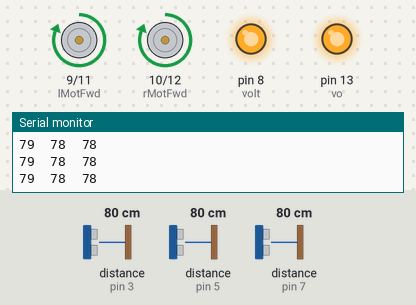
The sketch below on a simulated Arduino Uno, built with avr-gcc and run on an emulated ATmega328P. Shown: motor-driver pin pairs drawn as motors (green arrow = first pin HIGH = forward, orange = second pin HIGH = backward, longer = more drive), output pins drawn as LEDs (lit = HIGH), the last lines printed to the serial monitor. Wiring (inferred from the names in the program): 3 × ultrasonic range finder: trigger pin 2, echo pin 3 / trigger pin 4, echo pin 5 / trigger pin 6, echo pin 7. The test bench sets the inputs (shaded band); at power-on: distance to the obstacle (sensors on pin 5, pin 3, pin 7) 80 cm. The echo pulse lasts 58.3 µs per cm; pins used as bus, display or sensor lines are not drawn.

Above: at 1.2 s.
1.3 s: distance to the obstacle (sensor on pin 5) set to 19 cm
4.3 s: distance to the obstacle (sensor on pin 5) set to 14 cm
At 5.4 s:
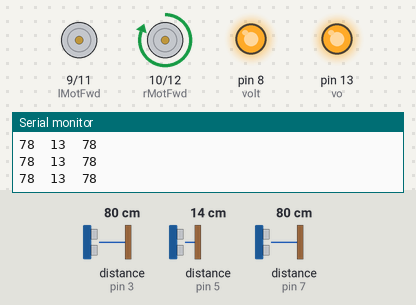
5.8 s: distance to the obstacle (sensor on pin 3) set to 19 cm
7.3 s: distance to the obstacle (sensor on pin 3) set to 15 cm
At 7.8 s:
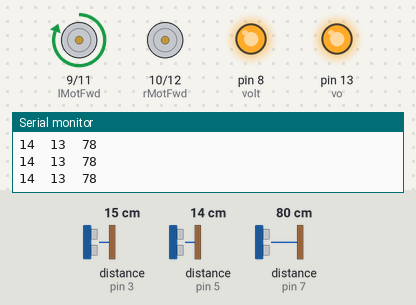
8.8 s: distance to the obstacle (sensor on pin 7) set to 18 cm
10.3 s: distance to the obstacle (sensor on pin 7) set to 15 cm
At 10.9 s:
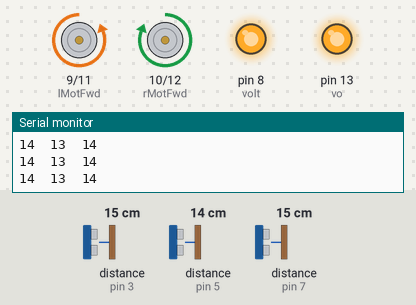
Timing chart, 0 to 12.8 s (numbered marks = the images above; inputs shaded):
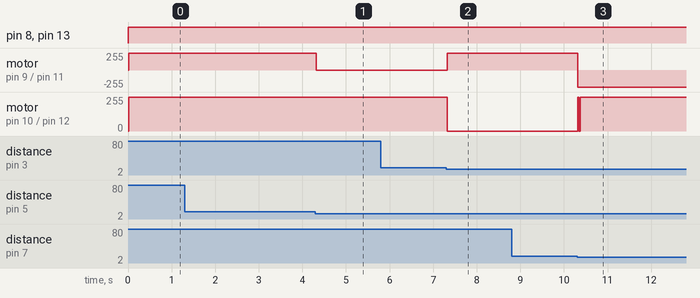

Measured:
- the behaviour switches between 17 and 16 cm on distance to the obstacle (sensor on pin 5) (found by bisection; images 0 and 1)
- the behaviour switches between 18 and 17 cm on distance to the obstacle (sensor on pin 3) (found by bisection; images 1 and 2)
- the behaviour switches between 17 and 16 cm on distance to the obstacle (sensor on pin 7) (found by bisection; images 2 and 3)
- after the input at 4.3 s, motor on pin 9 (lMotFwd) / pin 11 (lMotRev): forward 255/255 → stopped at once
- after the input at 7.3 s, motor on pin 9 (lMotFwd) / pin 11 (lMotRev): stopped → forward 255/255 at once; motor on pin 10 (rMotFwd) / pin 12 (rMotRev): forward 255/255 → stopped at once
- after the input at 10.3 s, motor on pin 9 (lMotFwd) / pin 11 (lMotRev): forward 255/255 → backward 255/255 at once; motor on pin 10 (rMotFwd) / pin 12 (rMotRev): stopped → forward 255/255 at once

The sketch:

CODE.ino
```cpp
const int triggerL = 2; //left
const int echoL = 3; // left
const int triggerM = 4; //middle
const int echoM = 5;// middle
const int triggerR = 6; //Right
const int echoR = 7;//  Right

const int volt=8; // for sensor
int vo=13;
const int lMotFwd=9;
const int rMotFwd=10;
const int lMotRev=11;
const int rMotRev=12;

const int criticalDistance=10; //critical distance
const int touch=5;

long time_taken;
long distM,distL,distR;


void setup() {
Serial.begin(9600);
pinMode(triggerL, OUTPUT);
pinMode(echoL, INPUT);
pinMode(volt,OUTPUT);
pinMode(vo,OUTPUT);
pinMode(triggerM, OUTPUT);
pinMode(echoM, INPUT);
pinMode(triggerR, OUTPUT);
pinMode(echoR, INPUT);


  pinMode(lMotFwd,OUTPUT);
  pinMode(rMotFwd,OUTPUT);
  pinMode(lMotRev,OUTPUT);
  pinMode(rMotRev,OUTPUT);


}

/*###Function to calculate distance###*/
int calculate_distance(int trigger, int echo)
{
digitalWrite(trigger, LOW);
delayMicroseconds(2);
digitalWrite(trigger, HIGH);
delayMicroseconds(10);
digitalWrite(trigger, LOW);

time_taken = pulseIn(echo, HIGH);
int dist= time_taken*0.034/2;
return dist;
}


void reverse()
{
  digitalWrite(lMotRev,HIGH);
  digitalWrite(rMotRev,HIGH);

}
void moveForward()
{
  digitalWrite(lMotFwd,HIGH);
  digitalWrite(rMotFwd,HIGH);

digitalWrite(lMotRev,LOW);
digitalWrite(rMotRev,LOW);
}

void turnLeft()
{
  digitalWrite(lMotFwd,LOW);
  digitalWrite(rMotFwd,HIGH);

digitalWrite(lMotRev,LOW);
digitalWrite(rMotRev,LOW);
}


void turnRight()
{
  digitalWrite(lMotFwd,HIGH);
digitalWrite(rMotFwd,LOW);
digitalWrite(lMotRev,LOW);
digitalWrite(rMotRev,LOW);}

void turnCircle()
{
  digitalWrite(lMotFwd,LOW);
  digitalWrite(rMotFwd,LOW);
  digitalWrite(lMotRev,HIGH);
  digitalWrite(rMotFwd,HIGH);
}

void Stop()
{

digitalWrite(lMotFwd,LOW);
digitalWrite(rMotFwd,LOW);
digitalWrite(lMotRev,LOW);
digitalWrite(rMotRev,LOW);

}


void loop(){

digitalWrite(8,HIGH); // volatege to sensor
digitalWrite(vo,HIGH); // volatege to sensor


distL= calculate_distance(triggerL,echoL);
Serial.print(distL);

distM= calculate_distance(triggerM,echoM);
Serial.print("\t");
 Serial.print(distM);
distR= calculate_distance(triggerR,echoR);
Serial.print("\t");
 Serial.println(distR);


 if(distM>16){
  moveForward();
 }else{


  if(distM<8){
    reverse();
  }else

  if(distM>8&&distM<16){

    if(distL>16){
      turnLeft();
    }else{
      if(distR>16){
        turnRight();
      }else{

       if(distL<16&&distR<16){
          turnCircle();
        }
      }


    }


  }


 }


}
```
